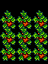

Tiled map render using the project's own tile images. Description and the whole map definition, tile-layer contents included, below:
An orthogonal 3x4 tile map with 16x16 px tiles, 2 tile layers (Buildings, Front2).

<map version="1.10" tiledversion="1.11.2" orientation="orthogonal" renderorder="right-down" width="3" height="4" tilewidth="16" tileheight="16" infinite="0" nextlayerid="6" nextobjectid="1">
 <tileset firstgid="1" name="spring_GardenCrops" tilewidth="16" tileheight="16" tilecount="128" columns="16">
  <image source="spring_GardenCrops.png" width="256" height="128" />
 </tileset>
 <layer id="2" name="Buildings" width="3" height="4">
  <data encoding="csv">
0,0,0,
95,95,95,
95,95,95,
95,95,95
</data>
 </layer>
 <layer id="4" name="Front2" width="3" height="4">
  <properties>
   <property name="Draw" value="Front" />
  </properties>
  <data encoding="csv">
79,79,79,
79,79,79,
79,79,79,
0,0,0
</data>
 </layer>
 <objectgroup id="3" name="Buildings" />
 <objectgroup id="5" name="Front2" />
</map>
